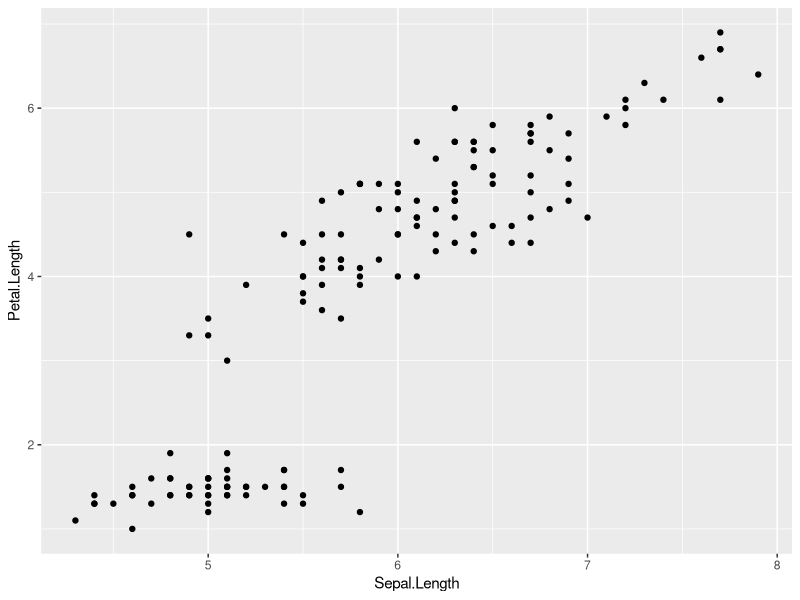
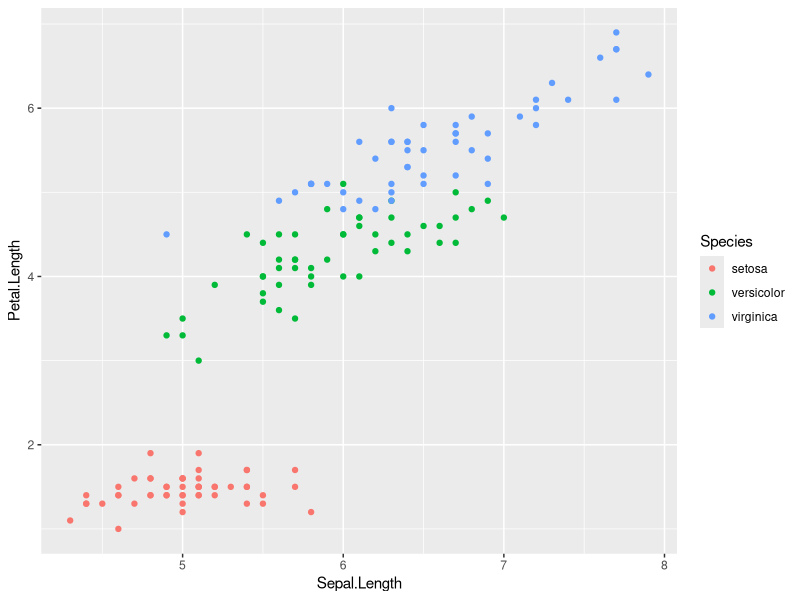
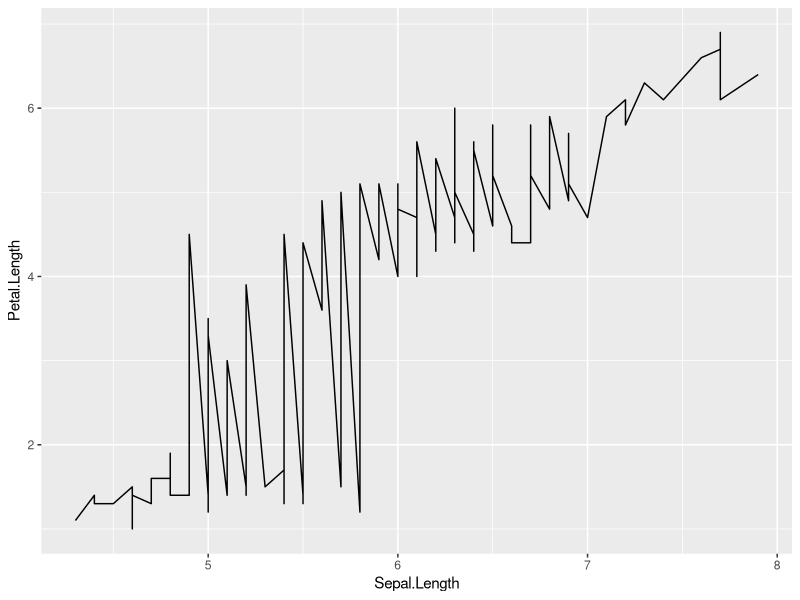
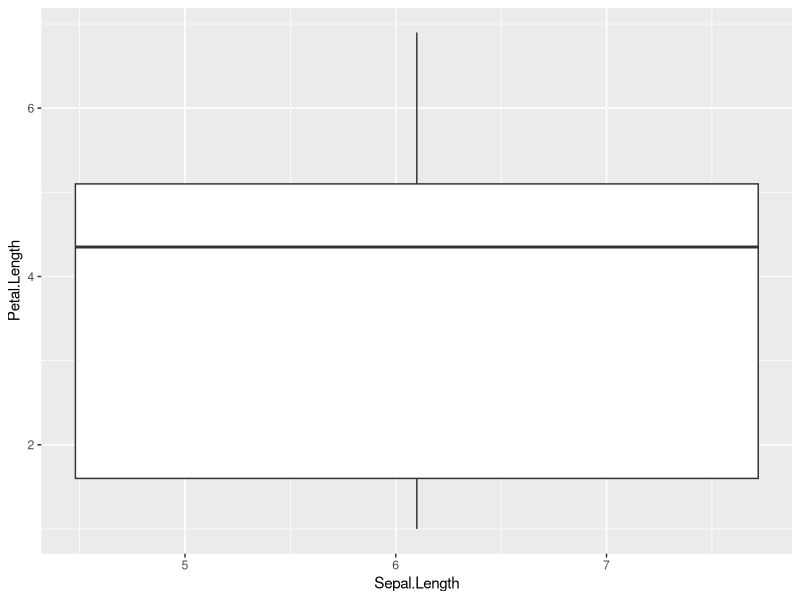
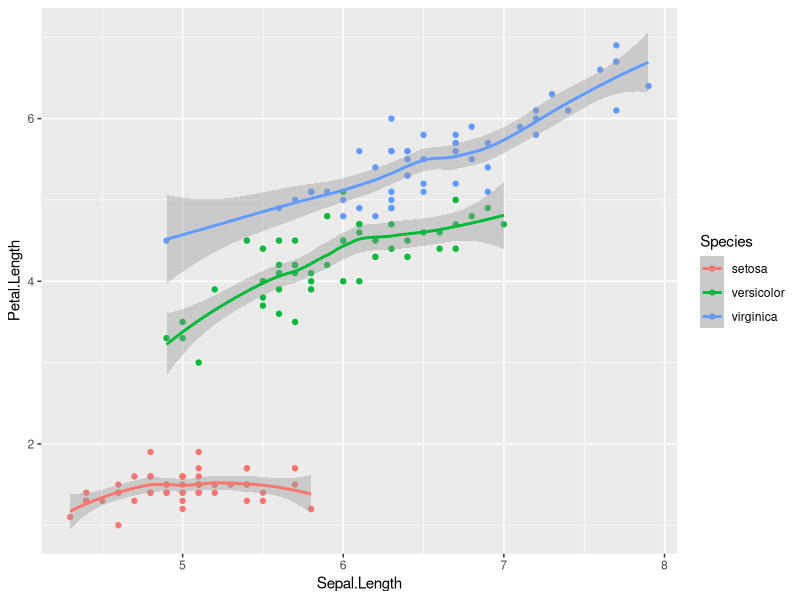

These figures' R source, in order:
# Write a R program to read the .csv file and perform the following:
# (a) Plot the data using ggplot.
# (b) Test a hypothesis about the data.

install.packages('ggplot2') # for downloading open source package ggplot
library(ggplot2) # for loading ggplot2 in current session
data()
dim(iris)
head(iris)
summary(iris)
# scatter plot
print(ggplot(iris, aes(x=Sepal.Length, y=Petal.Length))+geom_point())
print(ggplot(iris, aes(x=Sepal.Length, y=Petal.Length, col=Species))+geom_point())
print(ggplot(iris, aes(x=Sepal.Length, y=Petal.Length))+geom_line())
print(ggplot(iris, aes(x=Sepal.Length, y=Petal.Length))+geom_boxplot())
print(ggplot(iris, aes(x=Sepal.Length, y=Petal.Length, col=Species))+geom_point()+geom_smooth())